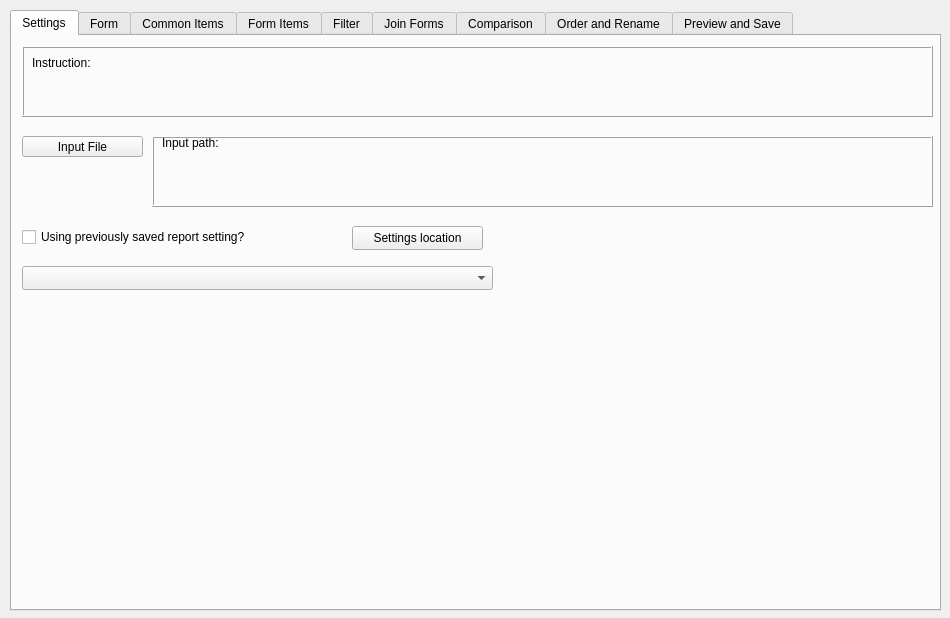
<?xml version="1.0" encoding="UTF-8"?>
<ui version="4.0">
 <class>Widget</class>
 <widget class="QWidget" name="Widget">
  <property name="geometry">
   <rect>
    <x>0</x>
    <y>0</y>
    <width>950</width>
    <height>618</height>
   </rect>
  </property>
  <property name="sizePolicy">
   <sizepolicy hsizetype="Preferred" vsizetype="Preferred">
    <horstretch>0</horstretch>
    <verstretch>0</verstretch>
   </sizepolicy>
  </property>
  <property name="windowTitle">
   <string>Widget</string>
  </property>
  <widget class="QTabWidget" name="tabWidget">
   <property name="geometry">
    <rect>
     <x>10</x>
     <y>10</y>
     <width>931</width>
     <height>601</height>
    </rect>
   </property>
   <property name="sizePolicy">
    <sizepolicy hsizetype="MinimumExpanding" vsizetype="MinimumExpanding">
     <horstretch>0</horstretch>
     <verstretch>0</verstretch>
    </sizepolicy>
   </property>
   <property name="tabPosition">
    <enum>QTabWidget::TabPosition::North</enum>
   </property>
   <property name="tabShape">
    <enum>QTabWidget::TabShape::Rounded</enum>
   </property>
   <property name="currentIndex">
    <number>0</number>
   </property>
   <widget class="QWidget" name="tab_input">
    <attribute name="title">
     <string>Settings</string>
    </attribute>
    <widget class="QPushButton" name="pushButton_input_file">
     <property name="geometry">
      <rect>
       <x>10</x>
       <y>100</y>
       <width>121</width>
       <height>21</height>
      </rect>
     </property>
     <property name="text">
      <string>Input File</string>
     </property>
     <property name="icon">
      <iconset theme="QIcon::ThemeIcon::EditFind"/>
     </property>
    </widget>
    <widget class="QFrame" name="frame">
     <property name="geometry">
      <rect>
       <x>10</x>
       <y>10</y>
       <width>911</width>
       <height>71</height>
      </rect>
     </property>
     <property name="frameShape">
      <enum>QFrame::Shape::Box</enum>
     </property>
     <property name="frameShadow">
      <enum>QFrame::Shadow::Raised</enum>
     </property>
     <widget class="QLabel" name="label">
      <property name="geometry">
       <rect>
        <x>10</x>
        <y>10</y>
        <width>891</width>
        <height>51</height>
       </rect>
      </property>
      <property name="text">
       <string>Instruction:</string>
      </property>
      <property name="alignment">
       <set>Qt::AlignmentFlag::AlignLeading|Qt::AlignmentFlag::AlignLeft|Qt::AlignmentFlag::AlignTop</set>
      </property>
      <property name="wordWrap">
       <bool>true</bool>
      </property>
     </widget>
    </widget>
    <widget class="QComboBox" name="comboBox_saved_setting">
     <property name="geometry">
      <rect>
       <x>10</x>
       <y>230</y>
       <width>471</width>
       <height>24</height>
      </rect>
     </property>
    </widget>
    <widget class="QCheckBox" name="checkBox_saved_setting">
     <property name="geometry">
      <rect>
       <x>10</x>
       <y>190</y>
       <width>271</width>
       <height>22</height>
      </rect>
     </property>
     <property name="text">
      <string>Using previously saved report setting?</string>
     </property>
    </widget>
    <widget class="QLabel" name="label_setting">
     <property name="geometry">
      <rect>
       <x>10</x>
       <y>260</y>
       <width>471</width>
       <height>51</height>
      </rect>
     </property>
     <property name="wordWrap">
      <bool>true</bool>
     </property>
    </widget>
    <widget class="QFrame" name="frame_2">
     <property name="geometry">
      <rect>
       <x>140</x>
       <y>100</y>
       <width>781</width>
       <height>71</height>
      </rect>
     </property>
     <property name="frameShape">
      <enum>QFrame::Shape::Box</enum>
     </property>
     <property name="frameShadow">
      <enum>QFrame::Shadow::Raised</enum>
     </property>
     <widget class="QLabel" name="label_input_file">
      <property name="geometry">
       <rect>
        <x>10</x>
        <y>0</y>
        <width>761</width>
        <height>71</height>
       </rect>
      </property>
      <property name="text">
       <string>Input path:</string>
      </property>
      <property name="alignment">
       <set>Qt::AlignmentFlag::AlignLeading|Qt::AlignmentFlag::AlignLeft|Qt::AlignmentFlag::AlignTop</set>
      </property>
      <property name="wordWrap">
       <bool>true</bool>
      </property>
     </widget>
    </widget>
    <widget class="QPushButton" name="pushButton_setting_location">
     <property name="geometry">
      <rect>
       <x>340</x>
       <y>190</y>
       <width>131</width>
       <height>24</height>
      </rect>
     </property>
     <property name="text">
      <string>Settings location</string>
     </property>
    </widget>
   </widget>
   <widget class="QWidget" name="tab_forms">
    <attribute name="title">
     <string>Form</string>
    </attribute>
    <widget class="QFrame" name="frame_5">
     <property name="geometry">
      <rect>
       <x>10</x>
       <y>10</y>
       <width>911</width>
       <height>81</height>
      </rect>
     </property>
     <property name="frameShape">
      <enum>QFrame::Shape::Box</enum>
     </property>
     <property name="frameShadow">
      <enum>QFrame::Shadow::Raised</enum>
     </property>
     <widget class="QLabel" name="label_5">
      <property name="geometry">
       <rect>
        <x>10</x>
        <y>10</y>
        <width>891</width>
        <height>61</height>
       </rect>
      </property>
      <property name="text">
       <string>Instruction:</string>
      </property>
      <property name="alignment">
       <set>Qt::AlignmentFlag::AlignLeading|Qt::AlignmentFlag::AlignLeft|Qt::AlignmentFlag::AlignTop</set>
      </property>
      <property name="wordWrap">
       <bool>true</bool>
      </property>
     </widget>
    </widget>
    <widget class="QListWidget" name="listWidget_form_available">
     <property name="geometry">
      <rect>
       <x>10</x>
       <y>120</y>
       <width>300</width>
       <height>441</height>
      </rect>
     </property>
     <property name="verticalScrollBarPolicy">
      <enum>Qt::ScrollBarPolicy::ScrollBarAlwaysOn</enum>
     </property>
    </widget>
    <widget class="QListWidget" name="listWidget_form_selected">
     <property name="geometry">
      <rect>
       <x>620</x>
       <y>120</y>
       <width>300</width>
       <height>441</height>
      </rect>
     </property>
     <property name="verticalScrollBarPolicy">
      <enum>Qt::ScrollBarPolicy::ScrollBarAlwaysOn</enum>
     </property>
    </widget>
    <widget class="QPushButton" name="pushButton_select_form">
     <property name="geometry">
      <rect>
       <x>400</x>
       <y>190</y>
       <width>131</width>
       <height>24</height>
      </rect>
     </property>
     <property name="text">
      <string>Select Form</string>
     </property>
     <property name="icon">
      <iconset theme="QIcon::ThemeIcon::ListAdd"/>
     </property>
    </widget>
    <widget class="QPushButton" name="pushButton_remove_form">
     <property name="geometry">
      <rect>
       <x>400</x>
       <y>270</y>
       <width>131</width>
       <height>24</height>
      </rect>
     </property>
     <property name="text">
      <string>Remove Form</string>
     </property>
     <property name="icon">
      <iconset theme="QIcon::ThemeIcon::ListRemove"/>
     </property>
    </widget>
    <widget class="QPushButton" name="pushButton_select_all_form">
     <property name="geometry">
      <rect>
       <x>400</x>
       <y>350</y>
       <width>131</width>
       <height>24</height>
      </rect>
     </property>
     <property name="text">
      <string>Select All</string>
     </property>
     <property name="icon">
      <iconset theme="QIcon::ThemeIcon::MediaSeekForward"/>
     </property>
    </widget>
    <widget class="QPushButton" name="pushButton_remove_all_form">
     <property name="geometry">
      <rect>
       <x>400</x>
       <y>430</y>
       <width>131</width>
       <height>24</height>
      </rect>
     </property>
     <property name="text">
      <string>Remove All</string>
     </property>
     <property name="icon">
      <iconset theme="QIcon::ThemeIcon::MediaSeekBackward"/>
     </property>
    </widget>
    <widget class="QLabel" name="label_10">
     <property name="geometry">
      <rect>
       <x>10</x>
       <y>90</y>
       <width>301</width>
       <height>31</height>
      </rect>
     </property>
     <property name="text">
      <string>Available Forms for selection</string>
     </property>
     <property name="alignment">
      <set>Qt::AlignmentFlag::AlignCenter</set>
     </property>
    </widget>
    <widget class="QLabel" name="label_11">
     <property name="geometry">
      <rect>
       <x>620</x>
       <y>90</y>
       <width>301</width>
       <height>31</height>
      </rect>
     </property>
     <property name="text">
      <string>Selected Forms</string>
     </property>
     <property name="alignment">
      <set>Qt::AlignmentFlag::AlignCenter</set>
     </property>
    </widget>
   </widget>
   <widget class="QWidget" name="tab_common_items">
    <attribute name="title">
     <string>Common Items</string>
    </attribute>
    <widget class="QListWidget" name="listWidget_common_item_available">
     <property name="geometry">
      <rect>
       <x>10</x>
       <y>120</y>
       <width>300</width>
       <height>441</height>
      </rect>
     </property>
     <property name="verticalScrollBarPolicy">
      <enum>Qt::ScrollBarPolicy::ScrollBarAlwaysOn</enum>
     </property>
    </widget>
    <widget class="QListWidget" name="listWidget_common_item_selected">
     <property name="geometry">
      <rect>
       <x>620</x>
       <y>120</y>
       <width>300</width>
       <height>441</height>
      </rect>
     </property>
     <property name="verticalScrollBarPolicy">
      <enum>Qt::ScrollBarPolicy::ScrollBarAlwaysOn</enum>
     </property>
    </widget>
    <widget class="QLabel" name="label_31">
     <property name="geometry">
      <rect>
       <x>10</x>
       <y>90</y>
       <width>301</width>
       <height>31</height>
      </rect>
     </property>
     <property name="text">
      <string>Available Items for selection</string>
     </property>
     <property name="alignment">
      <set>Qt::AlignmentFlag::AlignCenter</set>
     </property>
    </widget>
    <widget class="QFrame" name="frame_21">
     <property name="geometry">
      <rect>
       <x>10</x>
       <y>10</y>
       <width>911</width>
       <height>81</height>
      </rect>
     </property>
     <property name="frameShape">
      <enum>QFrame::Shape::Box</enum>
     </property>
     <property name="frameShadow">
      <enum>QFrame::Shadow::Raised</enum>
     </property>
     <widget class="QLabel" name="label_33">
      <property name="geometry">
       <rect>
        <x>10</x>
        <y>10</y>
        <width>891</width>
        <height>61</height>
       </rect>
      </property>
      <property name="text">
       <string>Instruction:</string>
      </property>
      <property name="alignment">
       <set>Qt::AlignmentFlag::AlignLeading|Qt::AlignmentFlag::AlignLeft|Qt::AlignmentFlag::AlignTop</set>
      </property>
      <property name="wordWrap">
       <bool>true</bool>
      </property>
     </widget>
    </widget>
    <widget class="QLabel" name="label_34">
     <property name="geometry">
      <rect>
       <x>620</x>
       <y>90</y>
       <width>301</width>
       <height>31</height>
      </rect>
     </property>
     <property name="text">
      <string>Selected Items</string>
     </property>
     <property name="alignment">
      <set>Qt::AlignmentFlag::AlignCenter</set>
     </property>
    </widget>
    <widget class="QPushButton" name="pushButton_select_common_item">
     <property name="geometry">
      <rect>
       <x>400</x>
       <y>190</y>
       <width>131</width>
       <height>24</height>
      </rect>
     </property>
     <property name="text">
      <string>Select Item</string>
     </property>
     <property name="icon">
      <iconset theme="QIcon::ThemeIcon::ListAdd"/>
     </property>
    </widget>
    <widget class="QPushButton" name="pushButton_select_all_common_item">
     <property name="geometry">
      <rect>
       <x>400</x>
       <y>350</y>
       <width>131</width>
       <height>24</height>
      </rect>
     </property>
     <property name="text">
      <string>Select All</string>
     </property>
     <property name="icon">
      <iconset theme="QIcon::ThemeIcon::MediaSeekForward"/>
     </property>
    </widget>
    <widget class="QPushButton" name="pushButton_remove_all_common_item">
     <property name="geometry">
      <rect>
       <x>400</x>
       <y>430</y>
       <width>131</width>
       <height>24</height>
      </rect>
     </property>
     <property name="text">
      <string>Remove All</string>
     </property>
     <property name="icon">
      <iconset theme="QIcon::ThemeIcon::MediaSeekBackward"/>
     </property>
    </widget>
    <widget class="QPushButton" name="pushButton_remove_common_item">
     <property name="geometry">
      <rect>
       <x>400</x>
       <y>270</y>
       <width>131</width>
       <height>24</height>
      </rect>
     </property>
     <property name="text">
      <string>Remove Item</string>
     </property>
     <property name="icon">
      <iconset theme="QIcon::ThemeIcon::ListRemove"/>
     </property>
    </widget>
   </widget>
   <widget class="QWidget" name="tab_form_items">
    <attribute name="title">
     <string>Form Items</string>
    </attribute>
    <widget class="QListWidget" name="listWidget_form_item_available">
     <property name="geometry">
      <rect>
       <x>10</x>
       <y>120</y>
       <width>300</width>
       <height>441</height>
      </rect>
     </property>
     <property name="verticalScrollBarPolicy">
      <enum>Qt::ScrollBarPolicy::ScrollBarAlwaysOn</enum>
     </property>
    </widget>
    <widget class="QListWidget" name="listWidget_form_item_selected">
     <property name="geometry">
      <rect>
       <x>620</x>
       <y>120</y>
       <width>300</width>
       <height>441</height>
      </rect>
     </property>
     <property name="verticalScrollBarPolicy">
      <enum>Qt::ScrollBarPolicy::ScrollBarAlwaysOn</enum>
     </property>
    </widget>
    <widget class="QLabel" name="label_12">
     <property name="geometry">
      <rect>
       <x>10</x>
       <y>90</y>
       <width>301</width>
       <height>31</height>
      </rect>
     </property>
     <property name="text">
      <string>Available Items for selection</string>
     </property>
     <property name="alignment">
      <set>Qt::AlignmentFlag::AlignCenter</set>
     </property>
    </widget>
    <widget class="QLabel" name="label_13">
     <property name="geometry">
      <rect>
       <x>620</x>
       <y>90</y>
       <width>301</width>
       <height>31</height>
      </rect>
     </property>
     <property name="text">
      <string>Selected Items</string>
     </property>
     <property name="alignment">
      <set>Qt::AlignmentFlag::AlignCenter</set>
     </property>
    </widget>
    <widget class="QPushButton" name="pushButton_select_form_item">
     <property name="geometry">
      <rect>
       <x>400</x>
       <y>190</y>
       <width>131</width>
       <height>24</height>
      </rect>
     </property>
     <property name="text">
      <string>Select Item</string>
     </property>
     <property name="icon">
      <iconset theme="QIcon::ThemeIcon::ListAdd"/>
     </property>
    </widget>
    <widget class="QPushButton" name="pushButton_remove_form_item">
     <property name="geometry">
      <rect>
       <x>400</x>
       <y>270</y>
       <width>131</width>
       <height>24</height>
      </rect>
     </property>
     <property name="text">
      <string>Remove Item</string>
     </property>
     <property name="icon">
      <iconset theme="QIcon::ThemeIcon::ListRemove"/>
     </property>
    </widget>
    <widget class="QPushButton" name="pushButton_select_all_form_item">
     <property name="geometry">
      <rect>
       <x>400</x>
       <y>350</y>
       <width>131</width>
       <height>24</height>
      </rect>
     </property>
     <property name="text">
      <string>Select All</string>
     </property>
     <property name="icon">
      <iconset theme="QIcon::ThemeIcon::MediaSeekForward"/>
     </property>
    </widget>
    <widget class="QPushButton" name="pushButton_remove_all_form_item">
     <property name="geometry">
      <rect>
       <x>400</x>
       <y>430</y>
       <width>131</width>
       <height>24</height>
      </rect>
     </property>
     <property name="text">
      <string>Remove All</string>
     </property>
     <property name="icon">
      <iconset theme="QIcon::ThemeIcon::MediaSeekBackward"/>
     </property>
    </widget>
    <widget class="QFrame" name="frame_22">
     <property name="geometry">
      <rect>
       <x>10</x>
       <y>10</y>
       <width>911</width>
       <height>81</height>
      </rect>
     </property>
     <property name="frameShape">
      <enum>QFrame::Shape::Box</enum>
     </property>
     <property name="frameShadow">
      <enum>QFrame::Shadow::Raised</enum>
     </property>
     <widget class="QLabel" name="label_35">
      <property name="geometry">
       <rect>
        <x>10</x>
        <y>10</y>
        <width>891</width>
        <height>61</height>
       </rect>
      </property>
      <property name="text">
       <string>Instruction:</string>
      </property>
      <property name="alignment">
       <set>Qt::AlignmentFlag::AlignLeading|Qt::AlignmentFlag::AlignLeft|Qt::AlignmentFlag::AlignTop</set>
      </property>
      <property name="wordWrap">
       <bool>true</bool>
      </property>
     </widget>
    </widget>
   </widget>
   <widget class="QWidget" name="tab_static_filter">
    <attribute name="title">
     <string>Filter</string>
    </attribute>
    <widget class="QFrame" name="frame_23">
     <property name="geometry">
      <rect>
       <x>10</x>
       <y>10</y>
       <width>911</width>
       <height>81</height>
      </rect>
     </property>
     <property name="frameShape">
      <enum>QFrame::Shape::Box</enum>
     </property>
     <property name="frameShadow">
      <enum>QFrame::Shadow::Raised</enum>
     </property>
     <widget class="QLabel" name="label_36">
      <property name="geometry">
       <rect>
        <x>10</x>
        <y>10</y>
        <width>891</width>
        <height>61</height>
       </rect>
      </property>
      <property name="text">
       <string>Instruction:</string>
      </property>
      <property name="alignment">
       <set>Qt::AlignmentFlag::AlignLeading|Qt::AlignmentFlag::AlignLeft|Qt::AlignmentFlag::AlignTop</set>
      </property>
      <property name="wordWrap">
       <bool>true</bool>
      </property>
     </widget>
    </widget>
    <widget class="QTableWidget" name="tableWidget_static_filter">
     <property name="geometry">
      <rect>
       <x>10</x>
       <y>100</y>
       <width>911</width>
       <height>421</height>
      </rect>
     </property>
     <attribute name="horizontalHeaderDefaultSectionSize">
      <number>295</number>
     </attribute>
     <column>
      <property name="text">
       <string>Item Name</string>
      </property>
     </column>
     <column>
      <property name="text">
       <string>Operator</string>
      </property>
     </column>
     <column>
      <property name="text">
       <string>Value</string>
      </property>
     </column>
    </widget>
    <widget class="QPushButton" name="pushButton_static_filter_remove">
     <property name="geometry">
      <rect>
       <x>790</x>
       <y>530</y>
       <width>131</width>
       <height>31</height>
      </rect>
     </property>
     <property name="text">
      <string>Remove Item</string>
     </property>
     <property name="icon">
      <iconset theme="QIcon::ThemeIcon::ListRemove"/>
     </property>
    </widget>
    <widget class="QPushButton" name="pushButton_static_filter_add">
     <property name="geometry">
      <rect>
       <x>10</x>
       <y>530</y>
       <width>131</width>
       <height>31</height>
      </rect>
     </property>
     <property name="text">
      <string>Add New Item</string>
     </property>
     <property name="icon">
      <iconset theme="QIcon::ThemeIcon::ListAdd"/>
     </property>
    </widget>
   </widget>
   <widget class="QWidget" name="tab_join">
    <attribute name="title">
     <string>Join Forms</string>
    </attribute>
    <widget class="QTableWidget" name="tableWidget_join">
     <property name="geometry">
      <rect>
       <x>10</x>
       <y>100</y>
       <width>911</width>
       <height>461</height>
      </rect>
     </property>
     <attribute name="horizontalHeaderMinimumSectionSize">
      <number>36</number>
     </attribute>
     <attribute name="horizontalHeaderDefaultSectionSize">
      <number>145</number>
     </attribute>
     <attribute name="verticalHeaderDefaultSectionSize">
      <number>30</number>
     </attribute>
     <column>
      <property name="text">
       <string>Form Name</string>
      </property>
     </column>
     <column>
      <property name="text">
       <string>Item 1</string>
      </property>
     </column>
     <column>
      <property name="text">
       <string>Item 2</string>
      </property>
     </column>
     <column>
      <property name="text">
       <string>Item 3</string>
      </property>
     </column>
     <column>
      <property name="text">
       <string>Join Order</string>
      </property>
     </column>
     <column>
      <property name="text">
       <string>Join type</string>
      </property>
     </column>
    </widget>
    <widget class="QFrame" name="frame_24">
     <property name="geometry">
      <rect>
       <x>10</x>
       <y>10</y>
       <width>911</width>
       <height>81</height>
      </rect>
     </property>
     <property name="frameShape">
      <enum>QFrame::Shape::Box</enum>
     </property>
     <property name="frameShadow">
      <enum>QFrame::Shadow::Raised</enum>
     </property>
     <widget class="QLabel" name="label_37">
      <property name="geometry">
       <rect>
        <x>10</x>
        <y>10</y>
        <width>891</width>
        <height>61</height>
       </rect>
      </property>
      <property name="text">
       <string>Instruction:</string>
      </property>
      <property name="alignment">
       <set>Qt::AlignmentFlag::AlignLeading|Qt::AlignmentFlag::AlignLeft|Qt::AlignmentFlag::AlignTop</set>
      </property>
      <property name="wordWrap">
       <bool>true</bool>
      </property>
     </widget>
    </widget>
   </widget>
   <widget class="QWidget" name="tab_dynamic_filter">
    <attribute name="title">
     <string>Comparison</string>
    </attribute>
    <widget class="QTableWidget" name="tableWidget_dynamic_filter">
     <property name="geometry">
      <rect>
       <x>10</x>
       <y>100</y>
       <width>911</width>
       <height>421</height>
      </rect>
     </property>
     <attribute name="horizontalHeaderDefaultSectionSize">
      <number>290</number>
     </attribute>
     <column>
      <property name="text">
       <string>Item 1</string>
      </property>
     </column>
     <column>
      <property name="text">
       <string>Operator</string>
      </property>
     </column>
     <column>
      <property name="text">
       <string>Item 2</string>
      </property>
     </column>
    </widget>
    <widget class="QFrame" name="frame_25">
     <property name="geometry">
      <rect>
       <x>10</x>
       <y>10</y>
       <width>911</width>
       <height>81</height>
      </rect>
     </property>
     <property name="frameShape">
      <enum>QFrame::Shape::Box</enum>
     </property>
     <property name="frameShadow">
      <enum>QFrame::Shadow::Raised</enum>
     </property>
     <widget class="QLabel" name="label_38">
      <property name="geometry">
       <rect>
        <x>10</x>
        <y>10</y>
        <width>891</width>
        <height>61</height>
       </rect>
      </property>
      <property name="text">
       <string>Instruction:</string>
      </property>
      <property name="alignment">
       <set>Qt::AlignmentFlag::AlignLeading|Qt::AlignmentFlag::AlignLeft|Qt::AlignmentFlag::AlignTop</set>
      </property>
      <property name="wordWrap">
       <bool>true</bool>
      </property>
     </widget>
    </widget>
    <widget class="QPushButton" name="pushButton_dynamic_filter_add">
     <property name="geometry">
      <rect>
       <x>10</x>
       <y>530</y>
       <width>131</width>
       <height>31</height>
      </rect>
     </property>
     <property name="text">
      <string>Add New Item</string>
     </property>
     <property name="icon">
      <iconset theme="QIcon::ThemeIcon::ListAdd"/>
     </property>
    </widget>
    <widget class="QPushButton" name="pushButton_dynamic_filter_remove">
     <property name="geometry">
      <rect>
       <x>790</x>
       <y>530</y>
       <width>131</width>
       <height>31</height>
      </rect>
     </property>
     <property name="text">
      <string>Remove Item</string>
     </property>
     <property name="icon">
      <iconset theme="QIcon::ThemeIcon::ListRemove"/>
     </property>
    </widget>
   </widget>
   <widget class="QWidget" name="tab_rename_order">
    <attribute name="title">
     <string>Order and Rename</string>
    </attribute>
    <widget class="QTableWidget" name="tableWidget_rename">
     <property name="geometry">
      <rect>
       <x>360</x>
       <y>120</y>
       <width>561</width>
       <height>441</height>
      </rect>
     </property>
     <attribute name="horizontalHeaderDefaultSectionSize">
      <number>275</number>
     </attribute>
     <column>
      <property name="text">
       <string>Original Item Name</string>
      </property>
     </column>
     <column>
      <property name="text">
       <string>New Item Name</string>
      </property>
     </column>
    </widget>
    <widget class="QFrame" name="frame_26">
     <property name="geometry">
      <rect>
       <x>10</x>
       <y>10</y>
       <width>911</width>
       <height>81</height>
      </rect>
     </property>
     <property name="frameShape">
      <enum>QFrame::Shape::Box</enum>
     </property>
     <property name="frameShadow">
      <enum>QFrame::Shadow::Raised</enum>
     </property>
     <widget class="QLabel" name="label_39">
      <property name="geometry">
       <rect>
        <x>10</x>
        <y>10</y>
        <width>891</width>
        <height>61</height>
       </rect>
      </property>
      <property name="text">
       <string>Instruction:</string>
      </property>
      <property name="alignment">
       <set>Qt::AlignmentFlag::AlignLeading|Qt::AlignmentFlag::AlignLeft|Qt::AlignmentFlag::AlignTop</set>
      </property>
      <property name="wordWrap">
       <bool>true</bool>
      </property>
     </widget>
    </widget>
    <widget class="QListWidget" name="listWidget_items_order">
     <property name="geometry">
      <rect>
       <x>80</x>
       <y>120</y>
       <width>261</width>
       <height>441</height>
      </rect>
     </property>
    </widget>
    <widget class="QPushButton" name="pushButton_order_up">
     <property name="geometry">
      <rect>
       <x>10</x>
       <y>210</y>
       <width>51</width>
       <height>24</height>
      </rect>
     </property>
     <property name="text">
      <string>Up</string>
     </property>
    </widget>
    <widget class="QPushButton" name="pushButton_order_down">
     <property name="geometry">
      <rect>
       <x>10</x>
       <y>390</y>
       <width>51</width>
       <height>24</height>
      </rect>
     </property>
     <property name="text">
      <string>Down</string>
     </property>
    </widget>
    <widget class="QLabel" name="label_3">
     <property name="geometry">
      <rect>
       <x>80</x>
       <y>89</y>
       <width>261</width>
       <height>31</height>
      </rect>
     </property>
     <property name="text">
      <string>Column Order</string>
     </property>
     <property name="alignment">
      <set>Qt::AlignmentFlag::AlignCenter</set>
     </property>
    </widget>
    <widget class="QLabel" name="label_4">
     <property name="geometry">
      <rect>
       <x>358</x>
       <y>89</y>
       <width>561</width>
       <height>31</height>
      </rect>
     </property>
     <property name="text">
      <string>Column Rename</string>
     </property>
     <property name="alignment">
      <set>Qt::AlignmentFlag::AlignCenter</set>
     </property>
    </widget>
   </widget>
   <widget class="QWidget" name="tab_preview_run">
    <attribute name="title">
     <string>Preview and Save</string>
    </attribute>
    <widget class="QPushButton" name="pushButton_save_setting">
     <property name="geometry">
      <rect>
       <x>500</x>
       <y>510</y>
       <width>131</width>
       <height>51</height>
      </rect>
     </property>
     <property name="text">
      <string>Save Setting</string>
     </property>
     <property name="icon">
      <iconset theme="QIcon::ThemeIcon::DocumentSend"/>
     </property>
    </widget>
    <widget class="QCheckBox" name="checkBox_save_current_setting">
     <property name="geometry">
      <rect>
       <x>10</x>
       <y>490</y>
       <width>211</width>
       <height>22</height>
      </rect>
     </property>
     <property name="text">
      <string>Save the current setting?</string>
     </property>
    </widget>
    <widget class="QLineEdit" name="lineEdit_setting_name">
     <property name="geometry">
      <rect>
       <x>10</x>
       <y>540</y>
       <width>431</width>
       <height>24</height>
      </rect>
     </property>
    </widget>
    <widget class="QLabel" name="label_14">
     <property name="geometry">
      <rect>
       <x>10</x>
       <y>520</y>
       <width>101</width>
       <height>16</height>
      </rect>
     </property>
     <property name="text">
      <string>Setting name</string>
     </property>
    </widget>
    <widget class="QLabel" name="label_save_confirmation">
     <property name="geometry">
      <rect>
       <x>640</x>
       <y>500</y>
       <width>281</width>
       <height>61</height>
      </rect>
     </property>
     <property name="text">
      <string>Confirmation:</string>
     </property>
     <property name="wordWrap">
      <bool>true</bool>
     </property>
    </widget>
    <widget class="QTableView" name="tableView_preview">
     <property name="geometry">
      <rect>
       <x>10</x>
       <y>10</y>
       <width>911</width>
       <height>371</height>
      </rect>
     </property>
    </widget>
    <widget class="QPushButton" name="pushButton_output_folder">
     <property name="geometry">
      <rect>
       <x>10</x>
       <y>390</y>
       <width>121</width>
       <height>21</height>
      </rect>
     </property>
     <property name="text">
      <string>Output Folder</string>
     </property>
     <property name="icon">
      <iconset theme="QIcon::ThemeIcon::DocumentSave"/>
     </property>
    </widget>
    <widget class="QLineEdit" name="lineEdit_file_name">
     <property name="geometry">
      <rect>
       <x>10</x>
       <y>440</y>
       <width>431</width>
       <height>24</height>
      </rect>
     </property>
     <property name="text">
      <string/>
     </property>
     <property name="placeholderText">
      <string extracomment="Enter file name here"/>
     </property>
    </widget>
    <widget class="QLabel" name="label_2">
     <property name="geometry">
      <rect>
       <x>10</x>
       <y>420</y>
       <width>191</width>
       <height>16</height>
      </rect>
     </property>
     <property name="text">
      <string>Output file name:</string>
     </property>
    </widget>
    <widget class="QPushButton" name="pushButton_output_setting">
     <property name="geometry">
      <rect>
       <x>220</x>
       <y>490</y>
       <width>121</width>
       <height>21</height>
      </rect>
     </property>
     <property name="text">
      <string>Setting Folder</string>
     </property>
     <property name="icon">
      <iconset theme="QIcon::ThemeIcon::DocumentSave"/>
     </property>
     <property name="default">
      <bool>false</bool>
     </property>
    </widget>
    <widget class="QPushButton" name="pushButton_run">
     <property name="geometry">
      <rect>
       <x>500</x>
       <y>410</y>
       <width>131</width>
       <height>51</height>
      </rect>
     </property>
     <property name="text">
      <string>Save Output</string>
     </property>
     <property name="icon">
      <iconset theme="QIcon::ThemeIcon::DocumentSend"/>
     </property>
    </widget>
    <widget class="QLabel" name="label_run_confirmation">
     <property name="geometry">
      <rect>
       <x>640</x>
       <y>400</y>
       <width>281</width>
       <height>61</height>
      </rect>
     </property>
     <property name="text">
      <string>Confirmation:</string>
     </property>
     <property name="wordWrap">
      <bool>true</bool>
     </property>
    </widget>
    <widget class="Line" name="line_2">
     <property name="geometry">
      <rect>
       <x>10</x>
       <y>465</y>
       <width>911</width>
       <height>31</height>
      </rect>
     </property>
     <property name="orientation">
      <enum>Qt::Orientation::Horizontal</enum>
     </property>
    </widget>
   </widget>
  </widget>
 </widget>
 <resources/>
 <connections/>
</ui>
